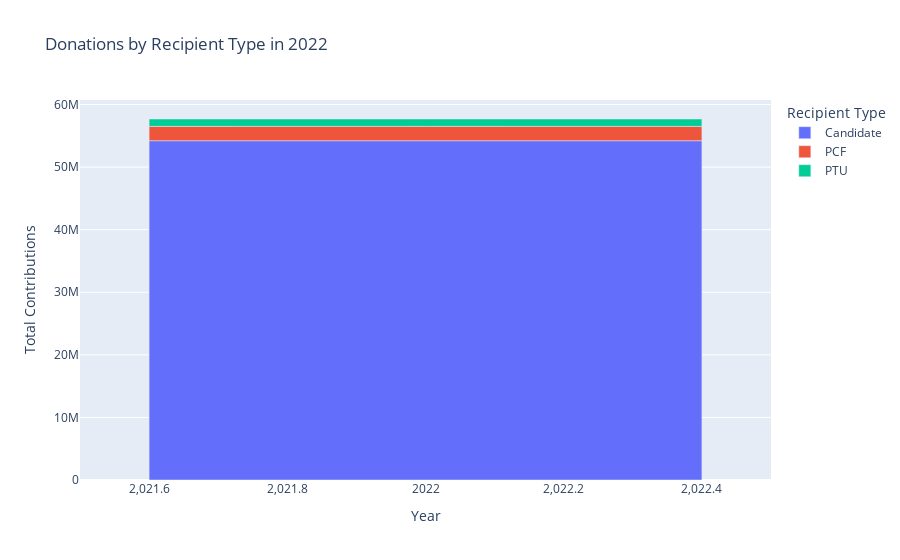

Notebook cell for this chart:
### Code cell
grouped4 = filtered_df2.groupby(['Year', 'RecipientType'])['TotalAmount'].sum().reset_index()

fig = px.bar(
    grouped4,
    x='Year',
    y='TotalAmount',
    color='RecipientType',
    title='Donations by Recipient Type in 2022',
    labels={"Year": "Year", "TotalAmount": "Total Contributions", 'RecipientType': 'Recipient Type'},
)

fig.show()

### Figure 1 — Plotly figure (JSON) as saved in the notebook; plotly's stock layout.template omitted (floating-point values rounded to 4 significant figures)
{"data": [{"alignmentgroup": "True", "hovertemplate": "Recipient Type=Candidate<br>Year=%{x}<br>Total Contributions=%{y}<extra></extra>", "legendgroup": "Candidate", "marker": {"color": "#636efa", "pattern": {"shape": ""}}, "name": "Candidate", "offsetgroup": "Candidate", "orientation": "v", "showlegend": true, "textposition": "auto", "type": "bar", "x": [2022], "xaxis": "x", "y": [54220000.0], "yaxis": "y"}, {"alignmentgroup": "True", "hovertemplate": "Recipient Type=PCF<br>Year=%{x}<br>Total Contributions=%{y}<extra></extra>", "legendgroup": "PCF", "marker": {"color": "#EF553B", "pattern": {"shape": ""}}, "name": "PCF", "offsetgroup": "PCF", "orientation": "v", "showlegend": true, "textposition": "auto", "type": "bar", "x": [2022], "xaxis": "x", "y": [2293000.0], "yaxis": "y"}, {"alignmentgroup": "True", "hovertemplate": "Recipient Type=PTU<br>Year=%{x}<br>Total Contributions=%{y}<extra></extra>", "legendgroup": "PTU", "marker": {"color": "#00cc96", "pattern": {"shape": ""}}, "name": "PTU", "offsetgroup": "PTU", "orientation": "v", "showlegend": true, "textposition": "auto", "type": "bar", "x": [2022], "xaxis": "x", "y": [1177000.0], "yaxis": "y"}], "layout": {"barmode": "relative", "legend": {"title": {"text": "Recipient Type"}, "tracegroupgap": 0}, "title": {"text": "Donations by Recipient Type in 2022"}, "xaxis": {"anchor": "y", "domain": [0, 1], "title": {"text": "Year"}}, "yaxis": {"anchor": "x", "domain": [0, 1], "title": {"text": "Total Contributions"}}}}
